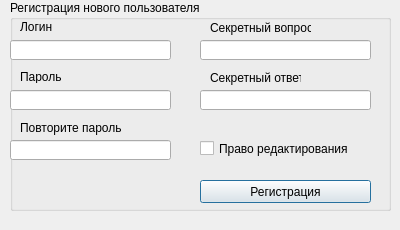
<?xml version="1.0" encoding="UTF-8"?>
<ui version="4.0">
 <class>RegisterWindow</class>
 <widget class="QDialog" name="RegisterWindow">
  <property name="geometry">
   <rect>
    <x>0</x>
    <y>0</y>
    <width>400</width>
    <height>230</height>
   </rect>
  </property>
  <property name="windowTitle">
   <string>Регистрация нового пользователя</string>
  </property>
  <widget class="QGroupBox" name="groupBox">
   <property name="geometry">
    <rect>
     <x>10</x>
     <y>0</y>
     <width>381</width>
     <height>211</height>
    </rect>
   </property>
   <property name="title">
    <string>Регистрация нового пользователя</string>
   </property>
   <widget class="QLabel" name="loginLabel">
    <property name="geometry">
     <rect>
      <x>10</x>
      <y>20</y>
      <width>46</width>
      <height>13</height>
     </rect>
    </property>
    <property name="text">
     <string>Логин</string>
    </property>
   </widget>
   <widget class="QLineEdit" name="passLineEdit1">
    <property name="geometry">
     <rect>
      <x>0</x>
      <y>90</y>
      <width>161</width>
      <height>20</height>
     </rect>
    </property>
    <property name="echoMode">
     <enum>QLineEdit::Password</enum>
    </property>
   </widget>
   <widget class="QPushButton" name="registerButton">
    <property name="geometry">
     <rect>
      <x>190</x>
      <y>180</y>
      <width>171</width>
      <height>23</height>
     </rect>
    </property>
    <property name="text">
     <string>Регистрация</string>
    </property>
   </widget>
   <widget class="QLineEdit" name="passLineEdit2">
    <property name="geometry">
     <rect>
      <x>0</x>
      <y>140</y>
      <width>161</width>
      <height>20</height>
     </rect>
    </property>
    <property name="echoMode">
     <enum>QLineEdit::Password</enum>
    </property>
   </widget>
   <widget class="QLineEdit" name="sALineEdit">
    <property name="geometry">
     <rect>
      <x>190</x>
      <y>90</y>
      <width>171</width>
      <height>20</height>
     </rect>
    </property>
   </widget>
   <widget class="QLineEdit" name="loginLineEdit">
    <property name="geometry">
     <rect>
      <x>0</x>
      <y>40</y>
      <width>161</width>
      <height>20</height>
     </rect>
    </property>
   </widget>
   <widget class="QLineEdit" name="sQLineEdit">
    <property name="geometry">
     <rect>
      <x>190</x>
      <y>40</y>
      <width>171</width>
      <height>20</height>
     </rect>
    </property>
   </widget>
   <widget class="QLabel" name="passLabel1">
    <property name="geometry">
     <rect>
      <x>10</x>
      <y>70</y>
      <width>46</width>
      <height>13</height>
     </rect>
    </property>
    <property name="text">
     <string>Пароль</string>
    </property>
   </widget>
   <widget class="QLabel" name="passLabel2">
    <property name="geometry">
     <rect>
      <x>10</x>
      <y>120</y>
      <width>101</width>
      <height>16</height>
     </rect>
    </property>
    <property name="text">
     <string>Повторите пароль</string>
    </property>
   </widget>
   <widget class="QLabel" name="sQLabel">
    <property name="geometry">
     <rect>
      <x>200</x>
      <y>20</y>
      <width>101</width>
      <height>16</height>
     </rect>
    </property>
    <property name="text">
     <string>Секретный вопрос</string>
    </property>
   </widget>
   <widget class="QLabel" name="sALabel">
    <property name="geometry">
     <rect>
      <x>200</x>
      <y>70</y>
      <width>91</width>
      <height>16</height>
     </rect>
    </property>
    <property name="text">
     <string>Секретный ответ</string>
    </property>
   </widget>
   <widget class="QCheckBox" name="canEditBox">
    <property name="geometry">
     <rect>
      <x>190</x>
      <y>140</y>
      <width>171</width>
      <height>17</height>
     </rect>
    </property>
    <property name="text">
     <string>Право редактирования</string>
    </property>
   </widget>
  </widget>
 </widget>
 <tabstops>
  <tabstop>loginLineEdit</tabstop>
  <tabstop>passLineEdit1</tabstop>
  <tabstop>passLineEdit2</tabstop>
  <tabstop>sQLineEdit</tabstop>
  <tabstop>sALineEdit</tabstop>
  <tabstop>canEditBox</tabstop>
  <tabstop>registerButton</tabstop>
 </tabstops>
 <resources/>
 <connections/>
</ui>
